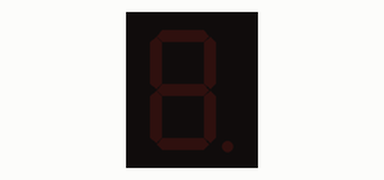
A sketch run on a simulated Arduino Uno, built with avr-gcc and run on an emulated ATmega328P. On the bench: 1-digit seven-segment display. Wiring (inferred from the names in the program): 1-digit 7-segment display, segments lit when HIGH: segments pin 5, pin 6, pin 7, pin 8, pin 9, pin 10, pin 11. The segment pins are drawn as the display they are named for.

Above: at 0.1 s.
At 2.5 s:
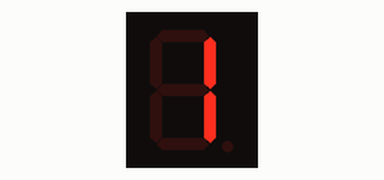
At 4.1 s:
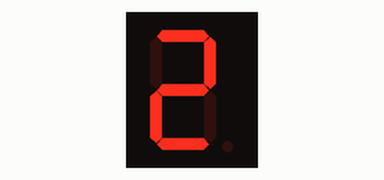
At 9.7 s:
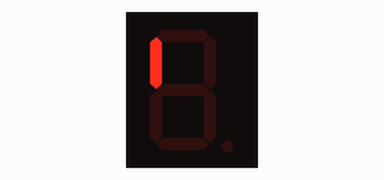
At 13.7 s:
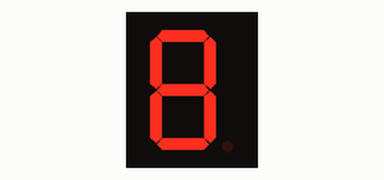
At 17.7 s:
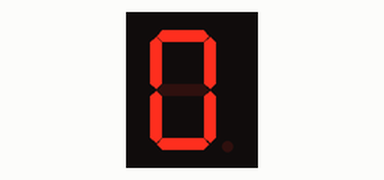

Measured:
- by itself, everything shown: repeats every 16.8 s, in 20 steps
- what the display in image 1 shows lasts 0.8 s, from 2.4 s to 3.2 s

The sketch:

Prj03.1.ino
```cpp
const int segA = 5;          // donar nom al pin 5 de l’Arduino
const int segB = 6;          // donar nom al pin 6 de l’Arduino
const int segC = 7;          // donar nom al pin 7 de l’Arduino
const int segD = 8;          // donar nom al pin 8 de l’Arduino
const int segE = 9;          // donar nom al pin 9 de l’Arduino
const int segF = 10;         // donar nom al pin 10 de l’Arduino
const int segG = 11;         // donar nom al pin 11 de l’Arduino
int pausa = 800;             // definir variable de temps en ms


//********** Setup ****************************************************************
void setup()
{
  pinMode(segA, OUTPUT);     // definir el pin 5 com una sortida
  pinMode(segB, OUTPUT);     // definir el pin 6 com una sortida
  pinMode(segC, OUTPUT);     // definir el pin 7 com una sortida
  pinMode(segD, OUTPUT);     // definir el pin 8 com una sortida
  pinMode(segE, OUTPUT);     // definir el pin 9 com una sortida
  pinMode(segF, OUTPUT);     // definir el pin 10 com una sortida
  pinMode(segG, OUTPUT);     // definir el pin 11 com una sortida
}
void loop()
{
  digitalWrite(segA, LOW);     // tot parat
  digitalWrite(segB, LOW);
  digitalWrite(segC, LOW);
  digitalWrite(segD, LOW);
  digitalWrite(segE, LOW);
  digitalWrite(segF, LOW);
  digitalWrite(segG, LOW);
  delay(pausa);                 // es queda en aquest estat pausa ms


  digitalWrite(segA, HIGH);     // número 0
  digitalWrite(segB, HIGH);
  digitalWrite(segC, HIGH);
  digitalWrite(segD, HIGH);
  digitalWrite(segE, HIGH);
  digitalWrite(segF, HIGH);
  delay(pausa);                // es queda en aquest estat pausa ms

  digitalWrite(segA, LOW);     // número 0 tot parat
  digitalWrite(segB, LOW);
  digitalWrite(segC, LOW);
  digitalWrite(segD, LOW);
  digitalWrite(segE, LOW);
  digitalWrite(segF, LOW);
  delay(pausa);                // es queda en aquest estat pausa ms


  digitalWrite(segB, HIGH);    // número 1
  digitalWrite(segC, HIGH);
  delay(pausa);                // es queda en aquest estat pausa ms

  digitalWrite(segB, LOW);     // número 1 tot parat
  digitalWrite(segC, LOW);
  delay(pausa);                // es queda en aquest estat pausa ms


  digitalWrite(segA, HIGH);    // número 2
  digitalWrite(segB, HIGH);
  digitalWrite(segD, HIGH);
  digitalWrite(segE, HIGH);
  digitalWrite(segG, HIGH);
  delay(pausa);                // es queda en aquest estat pausa ms

  digitalWrite(segA, LOW);     // número 2 tot parat
  digitalWrite(segB, LOW);
  digitalWrite(segD, LOW);
  digitalWrite(segE, LOW);
  digitalWrite(segG, LOW);
  delay(pausa);               // es queda en aquest estat pausa ms


  digitalWrite(segA, HIGH);   // número 3
  digitalWrite(segB, HIGH);
  digitalWrite(segC, HIGH);
  digitalWrite(segD, HIGH);
  digitalWrite(segG, HIGH);
  delay(pausa);              // es queda en aquest estat pausa ms

  digitalWrite(segA, LOW);   // número 3 tot parat
  digitalWrite(segB, LOW);
  digitalWrite(segC, LOW);
  digitalWrite(segD, LOW);
  digitalWrite(segG, LOW);
  delay(pausa);               // es queda en aquest estat pausa ms


  digitalWrite(segB, HIGH);   // número 4
  digitalWrite(segC, HIGH);
  digitalWrite(segF, HIGH);
  digitalWrite(segG, HIGH);
  delay(pausa);               // es queda en aquest estat pausa ms

  digitalWrite(segB, LOW);    // número 4 tot parat
  digitalWrite(segC, LOW);
  digitalWrite(segF, LOW);
  digitalWrite(segG, LOW);
  delay(pausa);               // es queda en aquest estat pausa ms


  digitalWrite(segA, HIGH);   // número 5
  digitalWrite(segC, HIGH);
  digitalWrite(segD, HIGH);
  digitalWrite(segF, HIGH);
  digitalWrite(segG, HIGH);
  delay(pausa);               // es queda en aquest estat pausa ms

  digitalWrite(segA, LOW);    // número 5 tot parat
  digitalWrite(segC, LOW);
  digitalWrite(segD, LOW);
  digitalWrite(segG, LOW);
  digitalWrite(segG, LOW);
  delay(pausa);               // es queda en aquest estat pausa ms


  digitalWrite(segA, HIGH);   // número 6
  digitalWrite(segC, HIGH);
  digitalWrite(segD, HIGH);
  digitalWrite(segE, HIGH);
  digitalWrite(segF, HIGH);
  digitalWrite(segG, HIGH);
  delay(pausa);               // es queda en aquest estat pausa ms

  digitalWrite(segA, LOW);    // número 6 tot parat
  digitalWrite(segC, LOW);
  digitalWrite(segD, LOW);
  digitalWrite(segE, LOW);
  digitalWrite(segF, LOW);
  digitalWrite(segG, LOW);
  delay(pausa);               // es queda en aquest estat pausa ms


  digitalWrite(segA, HIGH);   // número 7
  digitalWrite(segB, HIGH);
  digitalWrite(segC, HIGH);
  delay(pausa);               // es queda en aquest estat pausa ms

  digitalWrite(segA, LOW);    // número 7 tot parat
  digitalWrite(segB, LOW);
  digitalWrite(segC, LOW);
  delay(pausa);               // es queda en aquest estat pausa ms


  digitalWrite(segA, HIGH);   // número 8
  digitalWrite(segB, HIGH);
  digitalWrite(segC, HIGH);
  digitalWrite(segD, HIGH);
  digitalWrite(segE, HIGH);
  digitalWrite(segF, HIGH);
  digitalWrite(segG, HIGH);
  delay(pausa);               // es queda en aquest estat pausa ms

  digitalWrite(segA, LOW);    // número 8 tot parat
  digitalWrite(segB, LOW);
  digitalWrite(segC, LOW);
  digitalWrite(segD, LOW);
  digitalWrite(segE, LOW);
  digitalWrite(segF, LOW);
  digitalWrite(segG, LOW);
  delay(pausa);               // es queda en aquest estat pausa ms


  digitalWrite(segA, HIGH);   // número 9
  digitalWrite(segB, HIGH);
  digitalWrite(segC, HIGH);
  digitalWrite(segD, HIGH);
  digitalWrite(segF, HIGH);
  digitalWrite(segG, HIGH);
  delay(pausa);               // es queda en aquest estat pausa ms

  digitalWrite(segA, LOW);    // número 9 tot parat
  digitalWrite(segB, LOW);
  digitalWrite(segC, LOW);
  digitalWrite(segD, LOW);
  digitalWrite(segF, LOW);
  digitalWrite(segG, LOW);
  delay(pausa);               // es queda en aquest estat pausa ms


}
```
